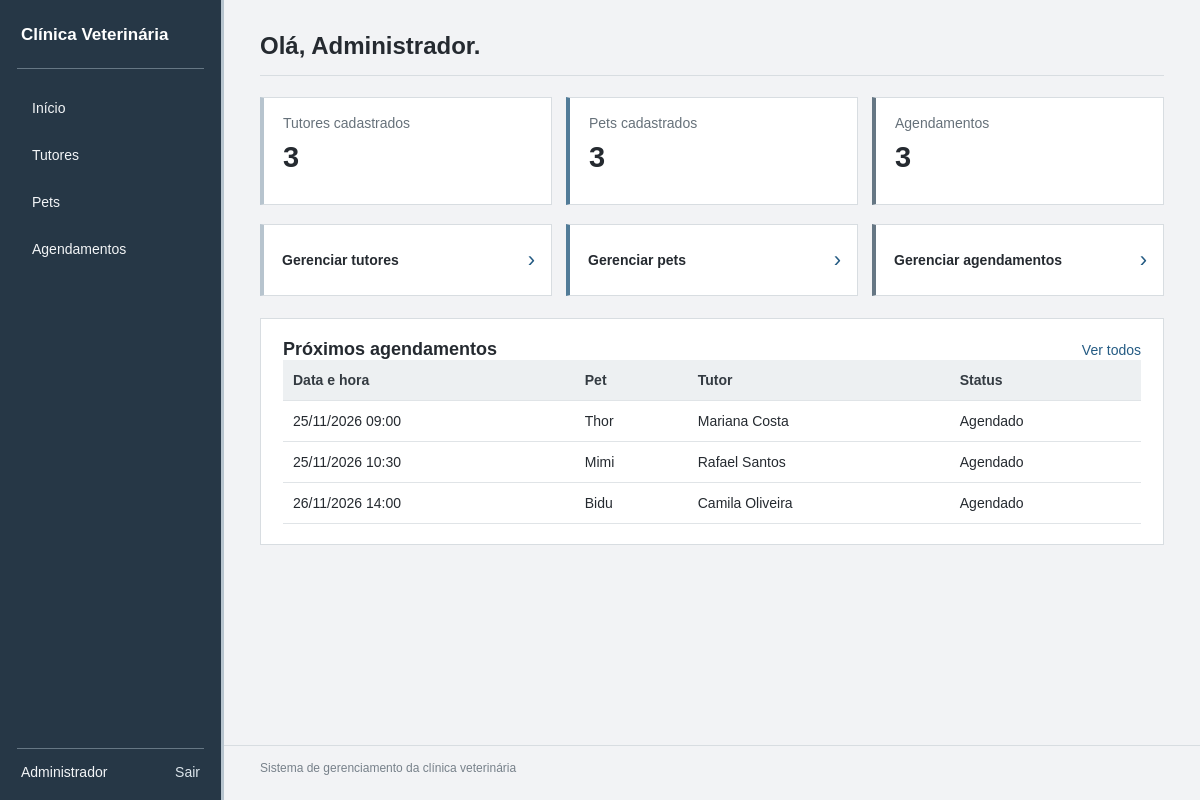
/index.php (signed in), run on the app's committed database.
### tables this page shows
CREATE TABLE IF NOT EXISTS agendamentos (
    id INT UNSIGNED AUTO_INCREMENT PRIMARY KEY,
    pet_id INT UNSIGNED NOT NULL,
    data_agendamento DATETIME NOT NULL,
    motivo VARCHAR(180) NULL,
    status VARCHAR(30) NOT NULL DEFAULT 'Agendado',
    criado_em TIMESTAMP DEFAULT CURRENT_TIMESTAMP,
    INDEX idx_agendamentos_data (data_agendamento),
    INDEX idx_agendamentos_pet (pet_id),
    CONSTRAINT fk_agendamentos_pets FOREIGN KEY (pet_id)
        REFERENCES pets(id) ON UPDATE CASCADE ON DELETE RESTRICT
);

CREATE TABLE IF NOT EXISTS pets (
    id INT UNSIGNED AUTO_INCREMENT PRIMARY KEY,
    tutor_id INT UNSIGNED NOT NULL,
    nome VARCHAR(100) NOT NULL,
    especie VARCHAR(40) NOT NULL,
    raca VARCHAR(80) NULL,
    sexo VARCHAR(15) NULL,
    data_nascimento DATE NULL,
    observacoes TEXT NULL,
    criado_em TIMESTAMP DEFAULT CURRENT_TIMESTAMP,
    INDEX idx_pets_tutor (tutor_id),
    CONSTRAINT fk_pets_tutores FOREIGN KEY (tutor_id)
        REFERENCES tutores(id) ON UPDATE CASCADE ON DELETE RESTRICT
);

CREATE TABLE IF NOT EXISTS tutores (
    id INT UNSIGNED AUTO_INCREMENT PRIMARY KEY,
    nome VARCHAR(120) NOT NULL,
    cpf_criptografado VARCHAR(255) NOT NULL,
    cpf_hash CHAR(64) NOT NULL UNIQUE,
    telefone VARCHAR(20) NOT NULL,
    email VARCHAR(120) NULL,
    endereco VARCHAR(180) NULL,
    criado_em TIMESTAMP DEFAULT CURRENT_TIMESTAMP
);

### funcoes.php (called while the page is built, shortened)
<?php
function h(?string $valor): string
{
    return htmlspecialchars((string) $valor, ENT_QUOTES, 'UTF-8');
}
function formatar_data_hora(?string $data): string
{
    $timestamp = strtotime($data);
    return $timestamp ? date('d/m/Y H:i', $timestamp) : '—';
}

### index.php (the view, shortened to what this page needs)
<?php
require_once __DIR__ . '/funcoes.php';
$totalTutores = (int) $pdo->query('SELECT COUNT(*) FROM tutores')->fetchColumn();
$totalPets = (int) $pdo->query('SELECT COUNT(*) FROM pets')->fetchColumn();
$totalAgendamentos = (int) $pdo->query('SELECT COUNT(*) FROM agendamentos')->fetchColumn();
$stmt = $pdo->query(
    "SELECT a.id, a.data_agendamento, a.status, p.nome AS pet_nome, t.nome AS tutor_nome
     FROM agendamentos a
     INNER JOIN pets p ON p.id = a.pet_id
     INNER JOIN tutores t ON t.id = p.tutor_id
     WHERE a.data_agendamento >= NOW()
     ORDER BY a.data_agendamento ASC LIMIT 5"
);
$proximos = $stmt->fetchAll();
?>
<!DOCTYPE html>
<html lang="pt-BR">
<head>
    <link rel="stylesheet" href="style.css">
</head>
<body>
<header class="topo">
    <div class="topo-conteudo">
        <div class="marca">Clínica Veterinária</div>
        <nav class="menu">
            <a href="index.php">Início</a>
            <a href="tutores.php">Tutores</a>
            <a href="pets.php">Pets</a>
            <a href="agendamentos.php">Agendamentos</a>
        </nav>
        <div class="usuario-topo">
            <span><?= h($_SESSION['usuario_nome'] ?? 'Usuário') ?></span>
            <a class="sair" href="logout.php">Sair</a>
        </div>
    </div>
</header>
<main class="container">
<section class="cabecalho-pagina">
    <div>
        <h1>Olá, <?= h($_SESSION['usuario_nome'] ?? 'usuário') ?>.</h1>
    </div>
</section>
<section class="resumos">
    <div class="resumo"><span>Tutores cadastrados</span><strong><?= $totalTutores ?></strong></div>
    <div class="resumo"><span>Pets cadastrados</span><strong><?= $totalPets ?></strong></div>
    <div class="resumo"><span>Agendamentos</span><strong><?= $totalAgendamentos ?></strong></div>
</section>
<section class="atalhos">
    <a href="tutores.php" class="atalho"><strong>Gerenciar tutores</strong></a>
    <a href="pets.php" class="atalho"><strong>Gerenciar pets</strong></a>
    <a href="agendamentos.php" class="atalho"><strong>Gerenciar agendamentos</strong></a>
</section>
<section class="bloco">
    <div class="bloco-titulo"><h2>Próximos agendamentos</h2><a href="agendamentos.php">Ver todos</a></div>
    <?php if (!$proximos): ?>
        <p class="vazio">Não há agendamentos futuros.</p>
    <?php else: ?>
        <div class="tabela-area">
            <table>
                <thead><tr><th>Data e hora</th><th>Pet</th><th>Tutor</th><th>Status</th></tr></thead>
                <tbody>
                <?php foreach ($proximos as $item): ?>
                    <tr>
                        <td><?= h(formatar_data_hora($item['data_agendamento'])) ?></td>
                        <td><?= h($item['pet_nome']) ?></td>
                        <td><?= h($item['tutor_nome']) ?></td>
                        <td><?= h($item['status']) ?></td>
                    </tr>
                <?php endforeach; ?>
                </tbody>
            </table>
        </div>
    <?php endif; ?>
</section>
</main>
<footer class="rodape">Sistema de gerenciamento da clínica veterinária</footer>
</body>
</html>

### style.css (style rules this page uses)
* { box-sizing: border-box; }
body { margin: 0; background: #f2f3f5; color: #252a30; font-family: Arial, Helvetica, sans-serif; font-size: 14px; }
a { color: #245b83; text-decoration: none; }
.topo { position: fixed; top: 0; left: 0; bottom: 0; width: 224px; min-height: 100vh; background: #263746; color: #fff; border-right: 3px solid #b7c4ce; z-index: 10; }
.topo-conteudo { width: 100%; max-width: none; min-height: 100vh; margin: 0; padding: 24px 17px 20px; display: flex; flex-direction: column; align-items: stretch; gap: 0; }
.marca { padding: 0 4px 21px; border-bottom: 1px solid #667784; font-size: 17px; font-weight: bold; line-height: 1.35; }
.menu { display: flex; flex-direction: column; align-items: stretch; gap: 5px; padding-top: 18px; }
.menu a { display: flex; align-items: center; min-height: 42px; padding: 0 12px; border-left: 3px solid transparent; color: #f3f5f7; }
.usuario-topo { display: flex; align-items: center; justify-content: space-between; flex-wrap: wrap; gap: 10px; margin-top: auto; padding: 15px 4px 0; border-top: 1px solid #667784; color: #f3f5f7; }
.sair { padding-left: 0; color: #dce5eb; }
.container { width: auto; max-width: 1360px; min-height: calc(100vh - 55px); margin: 0 36px 0 260px; padding-top: 32px; }
.cabecalho-pagina { margin-bottom: 21px; padding-bottom: 15px; border-bottom: 1px solid #d8dde1; }
.cabecalho-pagina h1 { margin: 0; font-size: 24px; font-weight: 600; }
.linha-titulo, .bloco-titulo { display: flex; justify-content: space-between; align-items: center; gap: 15px; }
.bloco, .resumo, .atalho { background: #fff; border: 1px solid #d8dde1; }
.bloco { padding: 20px 22px; margin-bottom: 20px; }
.bloco h2 { margin: 0 0 16px; font-size: 18px; }
.bloco-titulo h2 { margin: 0; }
.resumos { display: grid; grid-template-columns: repeat(3, 1fr); gap: 14px; margin-bottom: 19px; }
.resumo { min-height: 108px; padding: 17px 19px; border-left: 4px solid #b7c4ce; }
.resumo:nth-child(2) { border-left-color: #527c98; }
.resumo:nth-child(3) { border-left-color: #667784; }
.resumo span, .resumo strong { display: block; }
.resumo span { margin-bottom: 10px; color: #66717a; }
.resumo strong { font-size: 29px; font-weight: 600; }
.atalhos { display: grid; grid-template-columns: repeat(3, 1fr); gap: 14px; margin-bottom: 22px; }
.atalho { position: relative; display: flex; align-items: center; min-height: 72px; padding: 16px 38px 16px 18px; border-left: 4px solid #b7c4ce; color: #252a30; }
.atalho:nth-child(2) { border-left-color: #527c98; }
.atalho:nth-child(3) { border-left-color: #667784; }
.atalho::after { content: '›'; position: absolute; right: 16px; color: #245b83; font-size: 22px; }
.atalho strong, .atalho span { display: block; }
.tabela-area { width: 100%; overflow-x: auto; }
table { width: 100%; border-collapse: collapse; background: #fff; }
th, td { padding: 12px 10px; border-bottom: 1px solid #e0e4e7; text-align: left; vertical-align: middle; }
th { background: #edf0f2; color: #343b42; font-weight: 600; white-space: nowrap; }
.rodape { margin-left: 224px; padding: 15px 20px 15px 36px; border-top: 1px solid #d8dde1; color: #77818a; text-align: left; font-size: 12px; }

### data on the page
agendamentos: data_agendamento "25/11/2026 09:00", pet.nome "Thor", tutores.nome "Mariana Costa", status "Agendado"
agendamentos: data_agendamento "25/11/2026 10:30", pet.nome "Mimi", tutores.nome "Rafael Santos", status "Agendado"
agendamentos: data_agendamento "26/11/2026 14:00", pet.nome "Bidu", tutores.nome "Camila Oliveira", status "Agendado"

### other printed values
$_SESSION['usuario_nome'] "Administrador"
$totalTutores "3"
$totalPets "3"
$totalAgendamentos "3"
